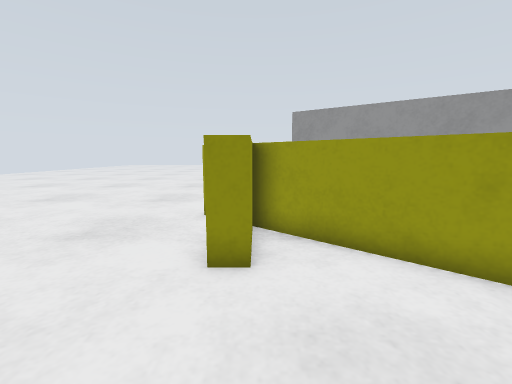
[1] (above)

18 first-person views from a walk through a Gazebo world. The camera is 0.51 m above the floor, tilts 8° down and sees 90° across. The floor is counted in squares, 0.25 m on a side. Each view is taken from the middle of a square. On the plan, view 1 faces up. The plan holds only what a view shows up to about 16 squares ahead; the rest is blank. The place goes on beyond the plan.

[2]
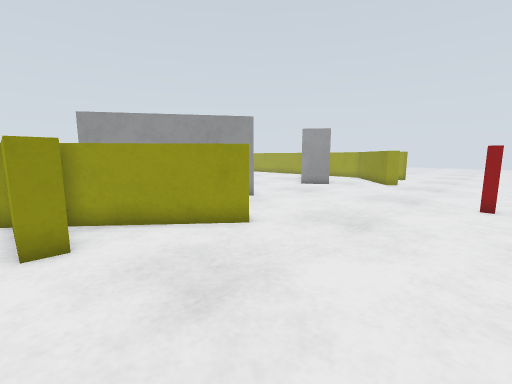

[3]
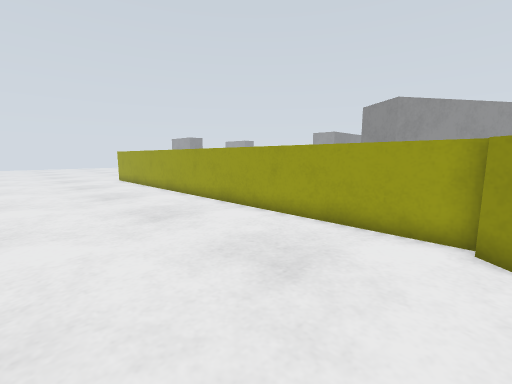

[4]
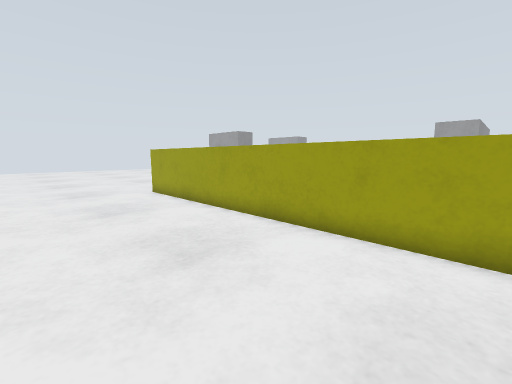

[5]
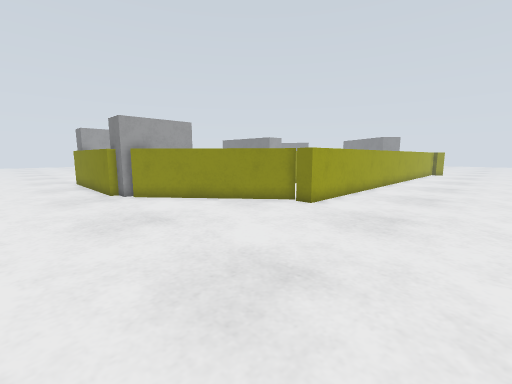

[6]
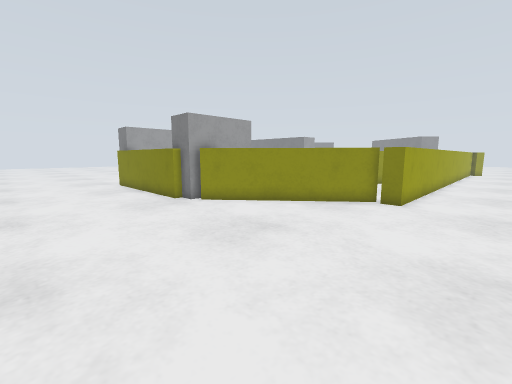

[7]
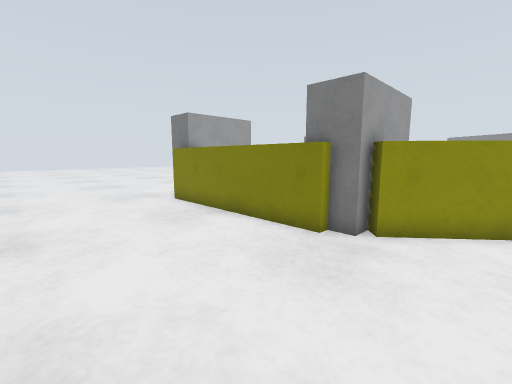

[8]
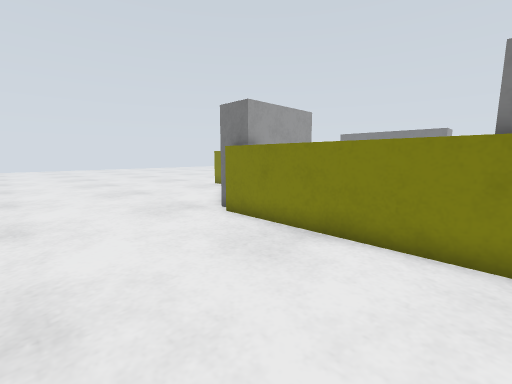

[9]
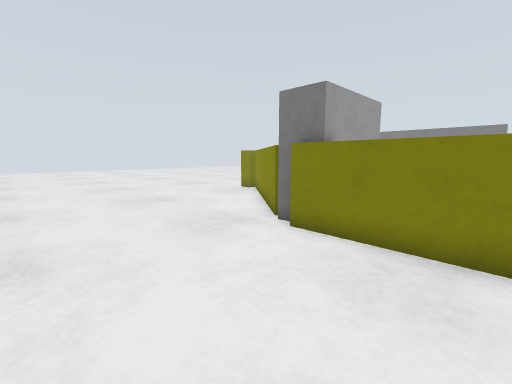

[10]
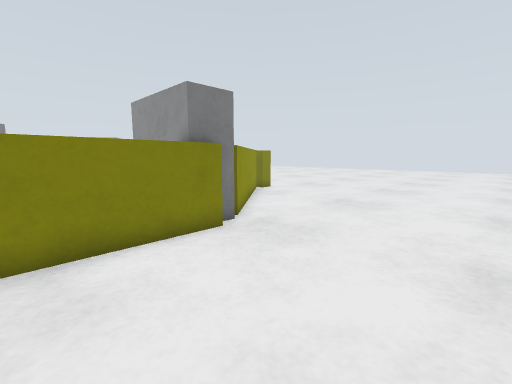

[11]
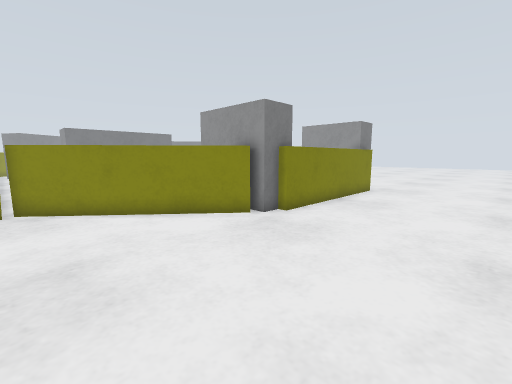

[12]
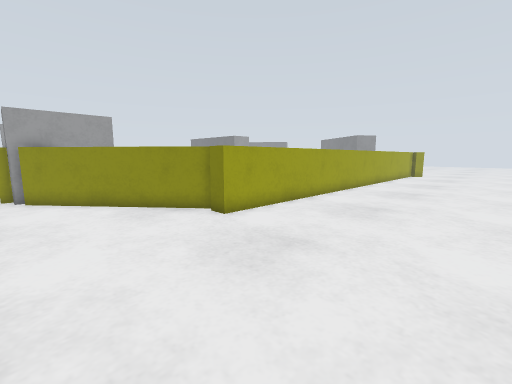

[13]
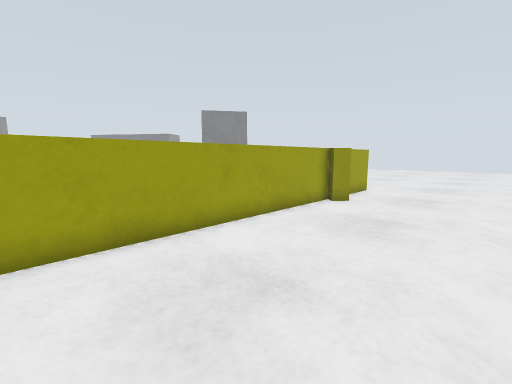

[14]
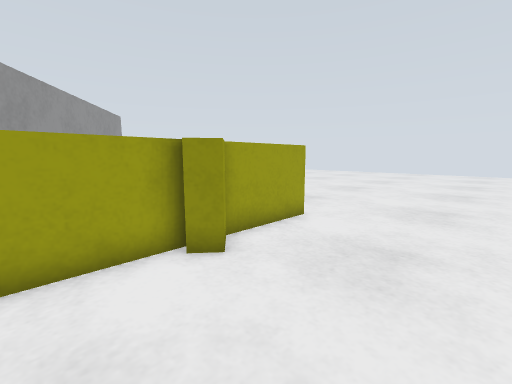

[15]
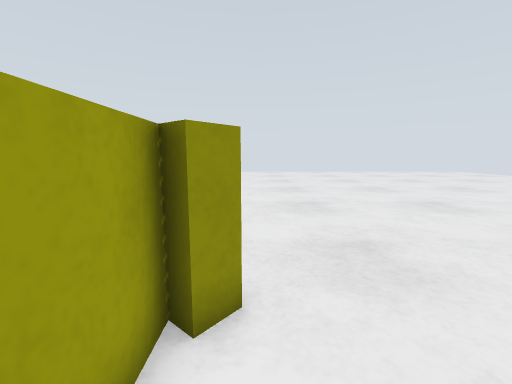

[16]
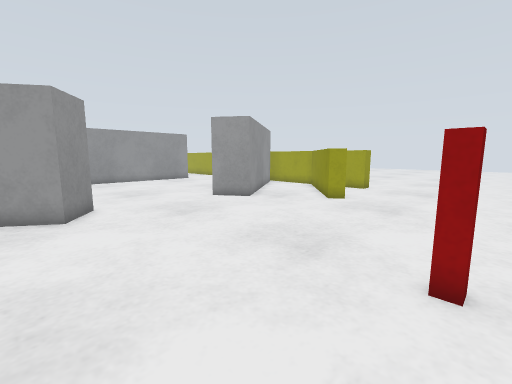

[17]
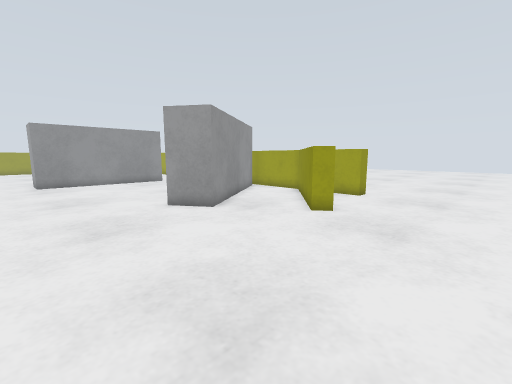

[18]
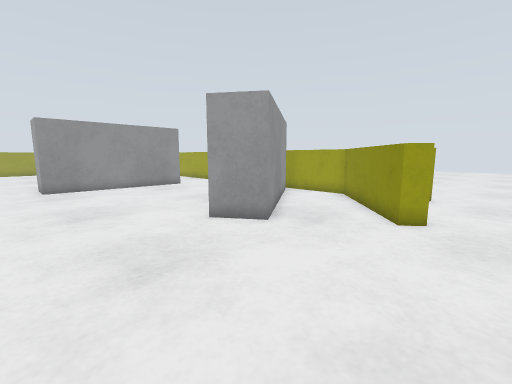

### Floor plan
Points are (right, up) in squares from view 1. A wall is a line through its corners. A room is listed if a view was taken in it or the views show most of it. See-through windows are left out.
Room 1 (views 1, 2, 3, 4, 5, 6, 7, 8, 9, 10, 11, 12, 13, 14, 15, 16, 17, 18)
walls: (15.6, 19.5) (11.5, 19.5) (11.5, 21.5); (9.4, 9.1) (8.3, 7.4) (1.6, 11.9) (2.8, 13.7); (0.1, 32.1) (6.3, 37.4); (-0.9, 9) (-0.9, 32.5) (0, 32.5); (-0.1, 6.9) (-0.1, 5); (7.5, 37.6) (7.5, 38.1) (15.5, 38.1) (15.5, 37.6); (4.4, 3.5) (-0.1, 7.3); (0, 4.5) (-0.9, 4.5) (-0.9, 8) (-1.8, 8.8) (-1.3, 9.4); (22.6, 12) (16, 7.4) (14.8, 9.1); (16.6, 37.5) (22.8, 32.2); (18.8, 3.6) (18.2, 4.2) (23.1, 8.4) (23.1, 11.8); (23.5, 4.5) (23.1, 4.5) (23.1, 6)
objects: white box (7, 34) to (8, 38); red post (11, -2) to (12, -1); white box (15, 34) to (16, 38)

Positions as (right, up) in squares from view 1, and headings:
1: (0, 0), facing up
2: (-1, -2), facing up-right
3: (-8, 9), facing up-right
4: (-7, 18), facing up-right
5: (-7, 42), facing down-right
6: (-4, 44), facing down-right
7: (4, 44), facing down-right
8: (8, 44), facing down-right
9: (11, 44), facing down-right
10: (12, 44), facing down-left
11: (23, 44), facing down-left
12: (-8, 38), facing down-right
13: (-7, 20), facing down-right
14: (-6, 12), facing down-right
15: (-2, 12), facing down
16: (7, -2), facing up-right
17: (10, -1), facing up-right
18: (10, 2), facing up-right
